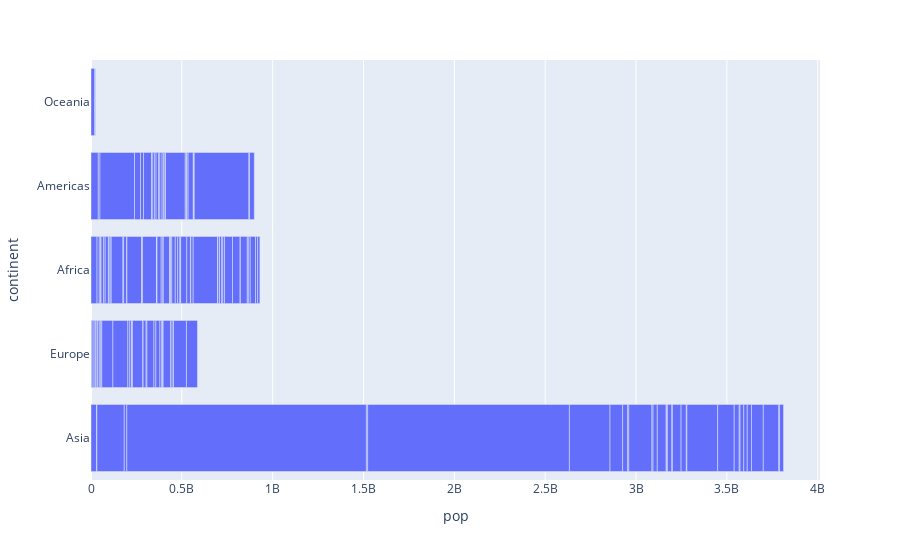

Notebook code cell kept with this figure:
### Code cell
#load data
df = px.data.gapminder()
df_2007 = df.query('year==2007')
fig = px.bar(df_2007, x="pop", y="continent", orientation='h')
fig.show()

### Figure 1 — Plotly figure (JSON) as saved in the notebook; plotly's stock layout.template omitted (floating-point values rounded to 4 significant figures; data arrays with more than 128 entries replaced by an {"elided": "..."} marker saying what was removed)
{"data": [{"alignmentgroup": "True", "hovertemplate": "pop=%{x}<br>continent=%{y}<extra></extra>", "legendgroup": "", "marker": {"color": "#636efa", "pattern": {"shape": ""}}, "name": "", "offsetgroup": "", "orientation": "h", "showlegend": false, "textposition": "auto", "type": "bar", "x": {"elided": "142 int values"}, "xaxis": "x", "y": {"elided": "142 str values"}, "yaxis": "y"}], "layout": {"barmode": "relative", "legend": {"tracegroupgap": 0}, "margin": {"t": 60}, "xaxis": {"anchor": "y", "domain": [0, 1], "title": {"text": "pop"}}, "yaxis": {"anchor": "x", "domain": [0, 1], "title": {"text": "continent"}}}}
